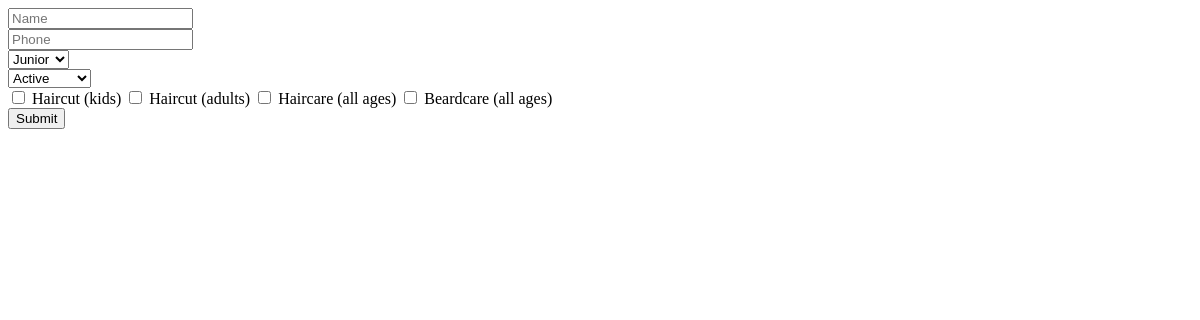
The page /adminpanel/masters on the database as committed earlier.
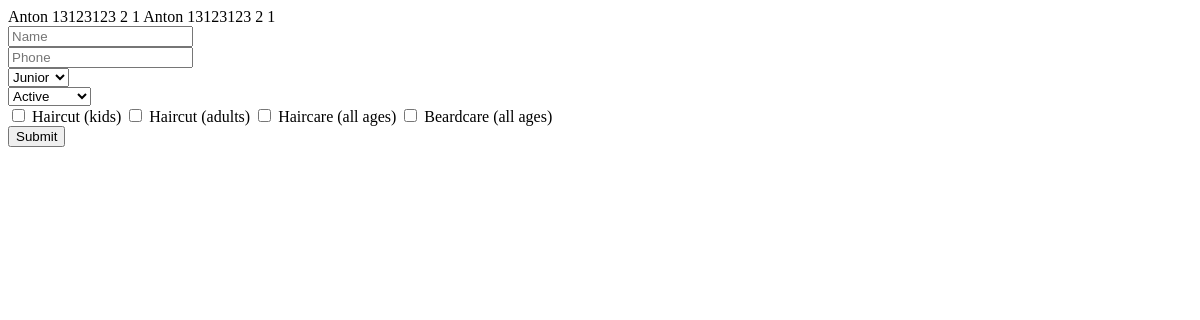
The same page on the database as committed later.
### salon/models.py (models this page shows, shortened)
class Service(models.Model):
    service_name = models.CharField(max_length=100)
    required_time = models.CharField(max_length=100)
    price = models.IntegerField()

class Master(models.Model):
    RANK_CHOICES = (
        (1, 'Junior'),
        (2, 'Senior')
    )
    status_choice = (
        (1, 'Active'),
        (2, 'Day off'),
        (3, 'Sick leave'),
        (9, "Fired")
    )
    name = models.CharField(max_length=100)
    rank = models.IntegerField(choices=RANK_CHOICES)
    phone = models.IntegerField()
    services = models.ManyToManyField(Service)
    status = models.IntegerField(default=2, choices=status_choice)

### adminpanel/views.py (the view, shortened to what this page needs)
# urls.py: path('masters', adminpanel.views.masters),
def masters(request):
    all_masters = Master.objects.all()
    services = Service.objects.all()
    return render(request, 'all_masters.html', {'all_masters': all_masters, 'services':services})

### templates/all_masters.html (shortened to what this page needs)
<!DOCTYPE html>
<html lang="en">
<head>
</head>
<body>
    {%for master in all_masters%}
        {{master.name}} {{master.phone}} {{master.status}} {{master.rank}}
    {% endfor %}
    <form method="post">
        <input type="text" name="name" placeholder="Name"><br>
        <input type="number" name="phone" placeholder="Phone"><br>
        <select name="rank">
            <option value="1">Junior</option>
        </select><br>
        <select name="status">
            <option value="1">Active</option>
        </select><br>
        {%for service in services%}
            <input type="checkbox" name="service_{{service.id}}" value="{{service.id}}"> {{service.service_name}}
        {% endfor %}<br>
        <input type="submit" name="Submit">
    </form>
</body>
</html>

Rows that differ between the two databases and show on the page:
added Master: name "Anton", phone "13123123", status "2", rank "1"
added Master: name "Anton", phone "13123123", status "2", rank "1"
